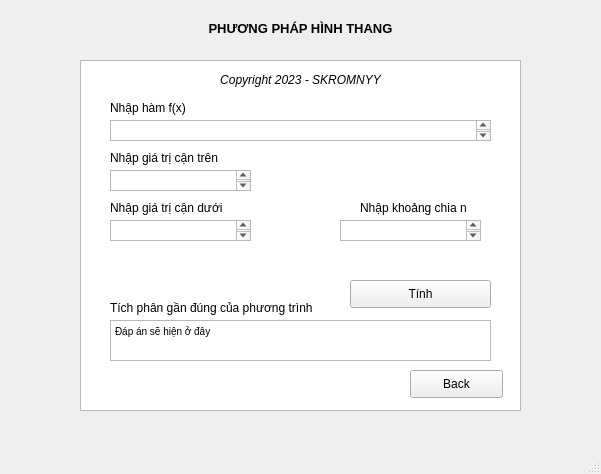
<?xml version="1.0" encoding="UTF-8"?>
<ui version="4.0">
 <class>calchinhthang</class>
 <widget class="QMainWindow" name="calchinhthang">
  <property name="geometry">
   <rect>
    <x>0</x>
    <y>0</y>
    <width>601</width>
    <height>474</height>
   </rect>
  </property>
  <property name="windowTitle">
   <string>MainWindow</string>
  </property>
  <widget class="QWidget" name="menuhinhthang">
   <widget class="QLabel" name="label">
    <property name="geometry">
     <rect>
      <x>0</x>
      <y>20</y>
      <width>601</width>
      <height>16</height>
     </rect>
    </property>
    <property name="font">
     <font>
      <family>Arial</family>
      <pointsize>10</pointsize>
      <weight>75</weight>
      <bold>true</bold>
     </font>
    </property>
    <property name="text">
     <string>PHƯƠNG PHÁP HÌNH THANG</string>
    </property>
    <property name="alignment">
     <set>Qt::AlignCenter</set>
    </property>
   </widget>
   <widget class="QTextBrowser" name="textBrowser">
    <property name="geometry">
     <rect>
      <x>80</x>
      <y>60</y>
      <width>441</width>
      <height>351</height>
     </rect>
    </property>
   </widget>
   <widget class="QLabel" name="label_2">
    <property name="geometry">
     <rect>
      <x>110</x>
      <y>100</y>
      <width>171</width>
      <height>16</height>
     </rect>
    </property>
    <property name="text">
     <string>Nhập hàm f(x)</string>
    </property>
   </widget>
   <widget class="QLabel" name="label_3">
    <property name="geometry">
     <rect>
      <x>110</x>
      <y>150</y>
      <width>201</width>
      <height>16</height>
     </rect>
    </property>
    <property name="text">
     <string>Nhập giá trị cận trên</string>
    </property>
   </widget>
   <widget class="QPushButton" name="tinh">
    <property name="geometry">
     <rect>
      <x>350</x>
      <y>280</y>
      <width>141</width>
      <height>28</height>
     </rect>
    </property>
    <property name="text">
     <string>Tính</string>
    </property>
   </widget>
   <widget class="QPushButton" name="back">
    <property name="geometry">
     <rect>
      <x>410</x>
      <y>370</y>
      <width>93</width>
      <height>28</height>
     </rect>
    </property>
    <property name="text">
     <string>Back</string>
    </property>
   </widget>
   <widget class="QLabel" name="label_5">
    <property name="geometry">
     <rect>
      <x>80</x>
      <y>70</y>
      <width>441</width>
      <height>20</height>
     </rect>
    </property>
    <property name="font">
     <font>
      <italic>true</italic>
     </font>
    </property>
    <property name="text">
     <string>Copyright 2023 - SKROMNYY</string>
    </property>
    <property name="alignment">
     <set>Qt::AlignCenter</set>
    </property>
   </widget>
   <widget class="QLabel" name="label_6">
    <property name="geometry">
     <rect>
      <x>110</x>
      <y>200</y>
      <width>121</width>
      <height>16</height>
     </rect>
    </property>
    <property name="text">
     <string>Nhập giá trị cận dưới</string>
    </property>
   </widget>
   <widget class="QLabel" name="label_7">
    <property name="geometry">
     <rect>
      <x>360</x>
      <y>200</y>
      <width>121</width>
      <height>16</height>
     </rect>
    </property>
    <property name="text">
     <string>Nhập khoảng chia n</string>
    </property>
   </widget>
   <widget class="QTextEdit" name="imputhamso">
    <property name="geometry">
     <rect>
      <x>110</x>
      <y>120</y>
      <width>381</width>
      <height>21</height>
     </rect>
    </property>
   </widget>
   <widget class="QTextEdit" name="cantren">
    <property name="geometry">
     <rect>
      <x>110</x>
      <y>170</y>
      <width>141</width>
      <height>21</height>
     </rect>
    </property>
   </widget>
   <widget class="QTextEdit" name="canduoi">
    <property name="geometry">
     <rect>
      <x>110</x>
      <y>220</y>
      <width>141</width>
      <height>21</height>
     </rect>
    </property>
   </widget>
   <widget class="QTextEdit" name="value_n">
    <property name="geometry">
     <rect>
      <x>340</x>
      <y>220</y>
      <width>141</width>
      <height>21</height>
     </rect>
    </property>
   </widget>
   <widget class="QLabel" name="label_4">
    <property name="geometry">
     <rect>
      <x>110</x>
      <y>300</y>
      <width>221</width>
      <height>16</height>
     </rect>
    </property>
    <property name="text">
     <string>Tích phân gần đúng của phương trình</string>
    </property>
   </widget>
   <widget class="QTextEdit" name="output">
    <property name="geometry">
     <rect>
      <x>110</x>
      <y>320</y>
      <width>381</width>
      <height>41</height>
     </rect>
    </property>
    <property name="html">
     <string>&lt;!DOCTYPE HTML PUBLIC &quot;-//W3C//DTD HTML 4.0//EN&quot; &quot;http://www.w3.org/TR/REC-html40/strict.dtd&quot;&gt;
&lt;html&gt;&lt;head&gt;&lt;meta name=&quot;qrichtext&quot; content=&quot;1&quot; /&gt;&lt;style type=&quot;text/css&quot;&gt;
p, li { white-space: pre-wrap; }
&lt;/style&gt;&lt;/head&gt;&lt;body style=&quot; font-family:'MS Shell Dlg 2'; font-size:7.8pt; font-weight:400; font-style:normal;&quot;&gt;
&lt;p style=&quot; margin-top:0px; margin-bottom:0px; margin-left:0px; margin-right:0px; -qt-block-indent:0; text-indent:0px;&quot;&gt;Đáp án sẽ hiện ở đây&lt;/p&gt;&lt;/body&gt;&lt;/html&gt;</string>
    </property>
   </widget>
  </widget>
  <widget class="QMenuBar" name="menubar">
   <property name="geometry">
    <rect>
     <x>0</x>
     <y>0</y>
     <width>601</width>
     <height>26</height>
    </rect>
   </property>
  </widget>
  <widget class="QStatusBar" name="statusbar"/>
 </widget>
 <resources/>
 <connections/>
</ui>
